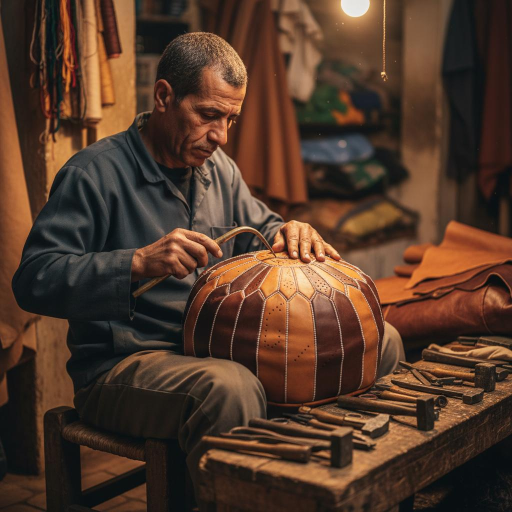
#> input picture images/about-artisan.jpg, 1024 x 1024 px (shown at 1/2 size)
$ python -i pexels-curator.py   (imports and definitions only)
#> lines starting #> are read from the running program, lines starting #| are printed output that depends on the picture
#> further down, picture is the input picture: PIL image 1024x1024 RGB; mean R, G, B 82.8, 57, 41.5
#!/usr/bin/env python3
"""
Roam Morocco — Pexels Image Curator & SEO Optimization Pipeline

Automates searching, downloading, brand-grading, compressing (WebP),
generating responsive variants (400w, 800w, 1200w), and producing
SEO-optimized Astro/HTML markup for blog posts and landing pages.
"""

import os
import sys
import json
import re
import argparse
import urllib.request
import urllib.parse
from pathlib import Path
from PIL import Image, ImageEnhance, ImageFilter

# Ensure clean UTF-8 output on Windows consoles
# [4 lines not run here, left out]

# ─────────────────────────────────────────────────────────────
# CONFIGURATION & ENVIRONMENT

# ─────────────────────────────────────────────────────────────
ROOT_DIR = Path(__file__).resolve().parent.parent

def load_api_key():
    """Load Pexels API key from environment or root .env file."""
    api_key = os.environ.get("PEXELS_API_KEY")
    if api_key:
        return api_key

    env_path = ROOT_DIR / ".env"
    if env_path.exists():
        with open(env_path, "r", encoding="utf-8") as f:
            for line in f:
                line = line.strip()
                if line.startswith("PEXELS_API_KEY="):
                    val = line.split("=", 1)[1].strip().strip('"').strip("'")
                    if val:
                        return val
    return None

API_KEY = load_api_key()
BASE_URL = "https://api.pexels.com/v1"
USER_AGENT = "Mozilla/5.0 (Windows NT 10.0; Win64; x64) AppleWebKit/537.36 (KHTML, like Gecko) Chrome/124.0.0.0 Safari/537.36"

# [47 lines left out: functions check_auth, api_request, search_photos, not called in this run]

def get_photo_by_id(photo_id):
    """Fetch details of a specific photo by ID."""
    return api_request(f"photos/{photo_id}")

# ─────────────────────────────────────────────────────────────
# LUXURY WARM-GOLD BRAND FILTER
# ─────────────────────────────────────────────────────────────
def apply_roam_morocco_filter(img, intensity=0.35):
    """
    Applies Roam Morocco's signature desert luxury warm-gold grade:
    - Subtle warm golden highlight/midtone lift (#C8A45C palette)
    - Gentle contrast curve
    - Slight vibrance enhancement
    - Crisp unsharp mask for architectural/textural detail
    """
#> called with intensity = 0.35
    if img.mode != "RGB":
        img = img.convert("RGB")

    # 1. Warm Golden Tone Shift via channel curve
    r, g, b = img.split()
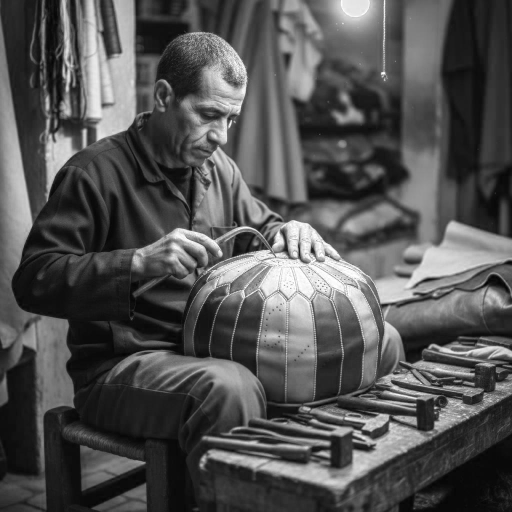
#> r: PIL image 1024x1024 L (shown at 1/2 size); min 0, max 255, mean 82.8
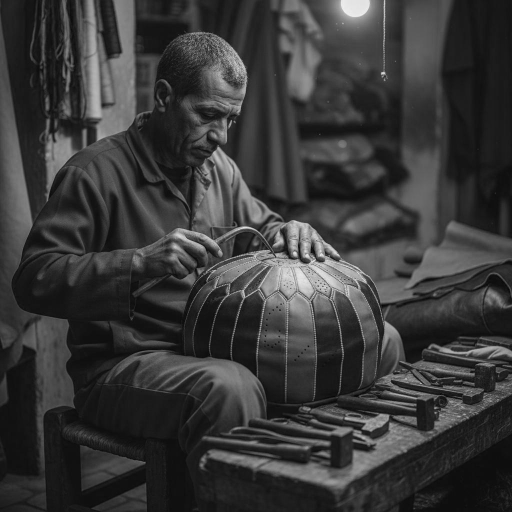
#> g: PIL image 1024x1024 L (shown at 1/2 size); min 0, max 245, mean 57
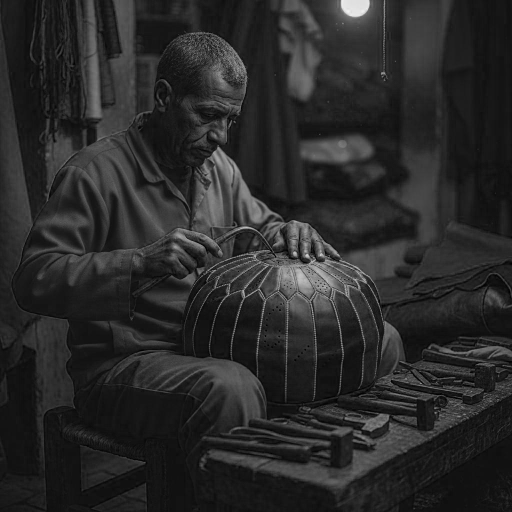
#> b: PIL image 1024x1024 L (shown at 1/2 size); min 0, max 243, mean 41.5

    # Curve lookup tables: warm reds & golds, softly attenuated blues
    r_lut = [min(255, int(i * 1.035)) for i in range(256)]
    g_lut = [min(255, int(i * 1.015)) for i in range(256)]
    b_lut = [max(0, int(i * 0.965)) for i in range(256)]

    r_warm = r.point(r_lut)
    g_warm = g.point(g_lut)
    b_warm = b.point(b_lut)

    warm_img = Image.merge("RGB", (r_warm, g_warm, b_warm))

    # Blend with original according to intensity
    graded = Image.blend(img, warm_img, alpha=intensity)

    # 2. Subtle luxury contrast boost
    graded = ImageEnhance.Contrast(graded).enhance(1.05)

    # 3. Micro-vibrance boost (makes saffron, sand, tiles pop without oversaturating)
    graded = ImageEnhance.Color(graded).enhance(1.06)

    # 4. Subtle unsharp mask for crisp medina & sand textures
    graded = graded.filter(ImageFilter.UnsharpMask(radius=1.2, percent=65, threshold=3))

    return graded

# ─────────────────────────────────────────────────────────────
# IMAGE PROCESSING & RESPONSIVE WEBP EXPORT
# ─────────────────────────────────────────────────────────────
# [285 lines left out: functions clean_slug, process_and_save_photo, cmd_search, cmd_fetch, cmd_get, cmd_test_auth and 1 more, not called in this run]

# [2 lines not run here, left out]

>>> from PIL import Image
>>> picture = Image.open('../images/about-artisan.jpg')
>>> result = apply_roam_morocco_filter(picture)

$ run again, on images/about-hammam.jpg
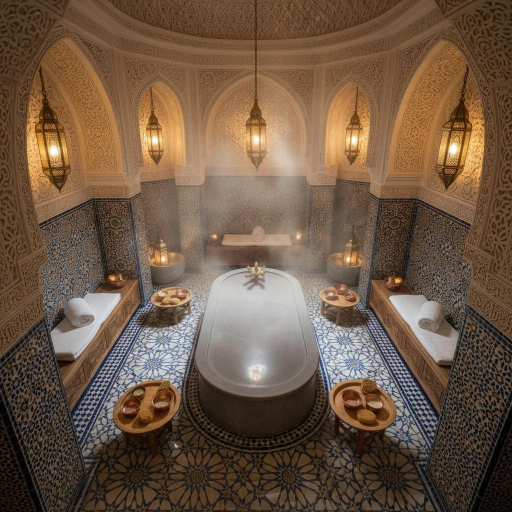
#> input picture images/about-hammam.jpg, 1024 x 1024 px (shown at 1/2 size)
#> picture is the input picture: PIL image 1024x1024 RGB; mean R, G, B 110.2, 87.6, 68.4
#> in apply_roam_morocco_filter, `r, g, b = img.split()`:
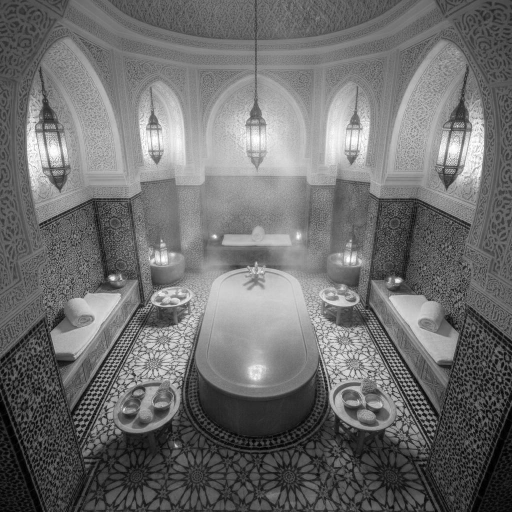
#> r: PIL image 1024x1024 L (shown at 1/2 size); min 0, max 255, mean 110.2
#> in apply_roam_morocco_filter, `r, g, b = img.split()`:
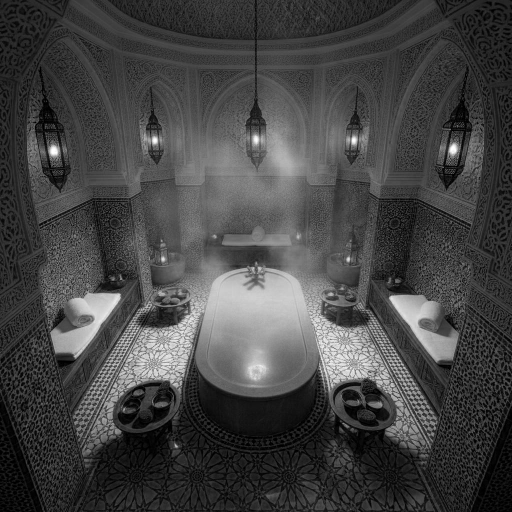
#> b: PIL image 1024x1024 L (shown at 1/2 size); min 0, max 255, mean 68.4

$ run again, on images/about-riad.jpg
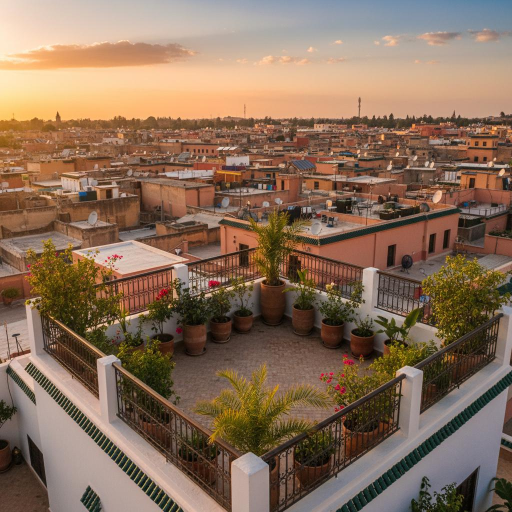
#> input picture images/about-riad.jpg, 1024 x 1024 px (shown at 1/2 size)
#> picture is the input picture: PIL image 1024x1024 RGB; mean R, G, B 136, 110, 89.2
#> in apply_roam_morocco_filter, `r, g, b = img.split()`:
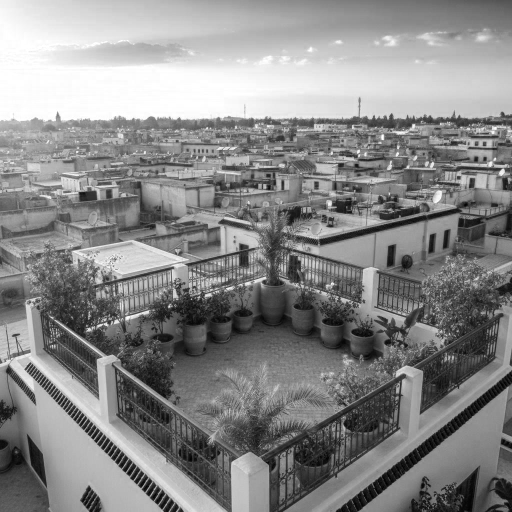
#> r: PIL image 1024x1024 L (shown at 1/2 size); min 0, max 255, mean 136
#> in apply_roam_morocco_filter, `r, g, b = img.split()`:
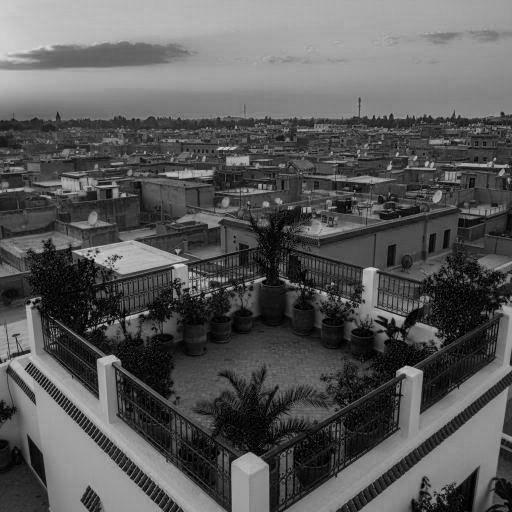
#> b: PIL image 1024x1024 L (shown at 1/2 size); min 0, max 230, mean 89.2

$ run again, on images/bali-ubud-hero.jpg
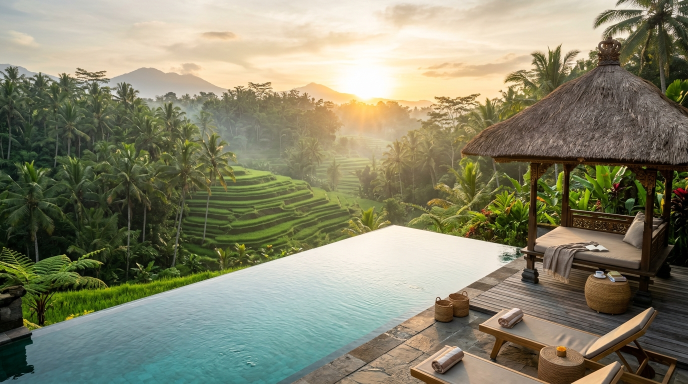
#> input picture images/bali-ubud-hero.jpg, 1376 x 768 px (shown at 1/2 size)
#> picture is the input picture: PIL image 1376x768 RGB; mean R, G, B 134, 132.7, 108.5
#> in apply_roam_morocco_filter, `r, g, b = img.split()`:
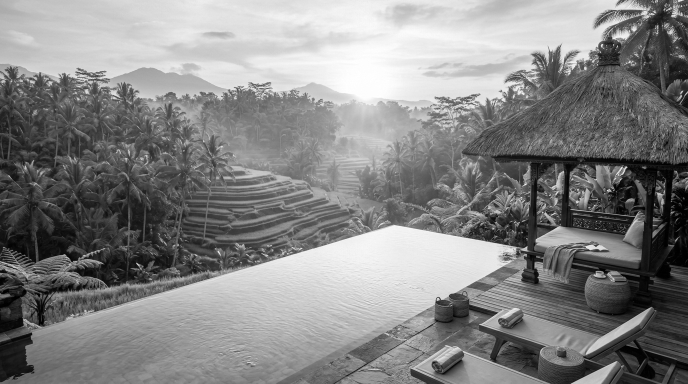
#> g: PIL image 1376x768 L (shown at 1/2 size); min 0, max 255, mean 132.7
#> in apply_roam_morocco_filter, `r, g, b = img.split()`:
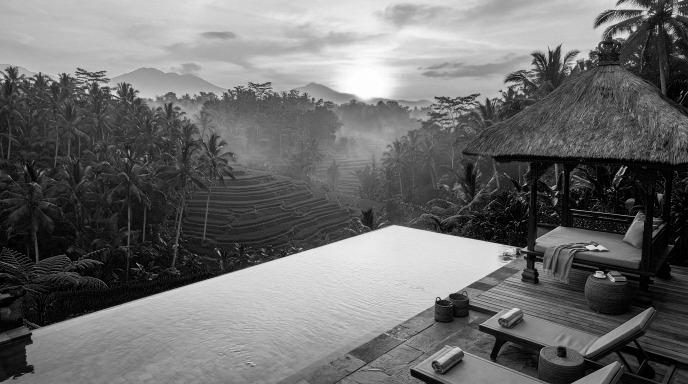
#> b: PIL image 1376x768 L (shown at 1/2 size); min 0, max 255, mean 108.5
